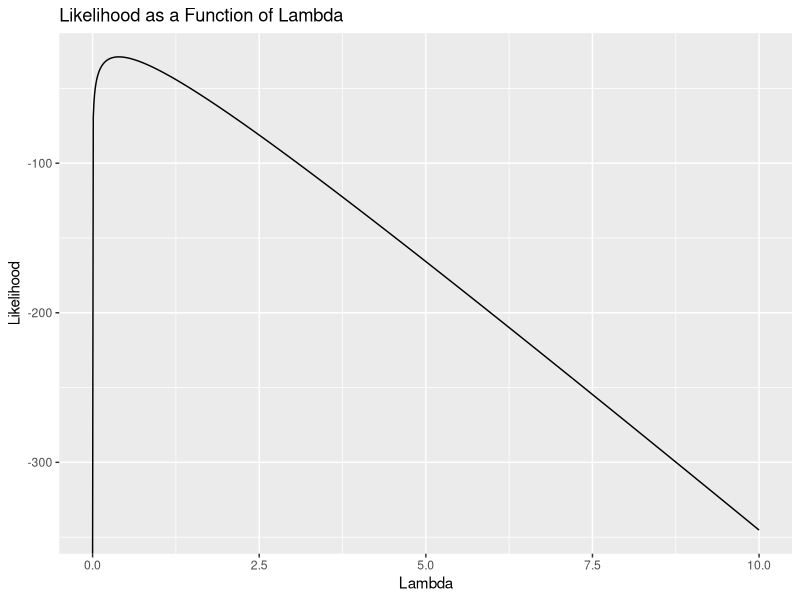

Source code (R):
## ---- chunk 1
knitr::opts_chunk$set(echo = TRUE)
## ---- chunk 2
times = c(2.65871285, 8.34273228, 5.09845548, 7.15064545, 
          0.39974647, 0.77206050, 5.43415199, 0.36422211,3.30789126,
          0.07621921, 2.13375997, 0.06577856, 1.73557740, 0.16524304, 
          0.27652044)
## ---- chunk 3
log.lklh.poisson <- function(x, lambda){
   sum(log(lambda) - x * lambda)
}
## ---- chunk 4
library(ggplot2)

lambda <- seq(0 ,10 ,by = 0.01)
qplot(lambda,
      sapply(lambda, function(lambda){log.lklh.poisson(times, lambda)}),
      geom = 'line',
      main = 'Likelihood as a Function of Lambda',
      xlab = 'Lambda',
      ylab = 'Likelihood'
      )
## ---- chunk 5
fn <- function(lambda){log.lklh.poisson(times, lambda)}
optimize(fn, interval=c(0,10), maximum = T)
## ---- chunk 6
lambda_optim = optimize(fn, interval=c(0,10), maximum = T)$maximum
lambda_optim
1/mean(times)
